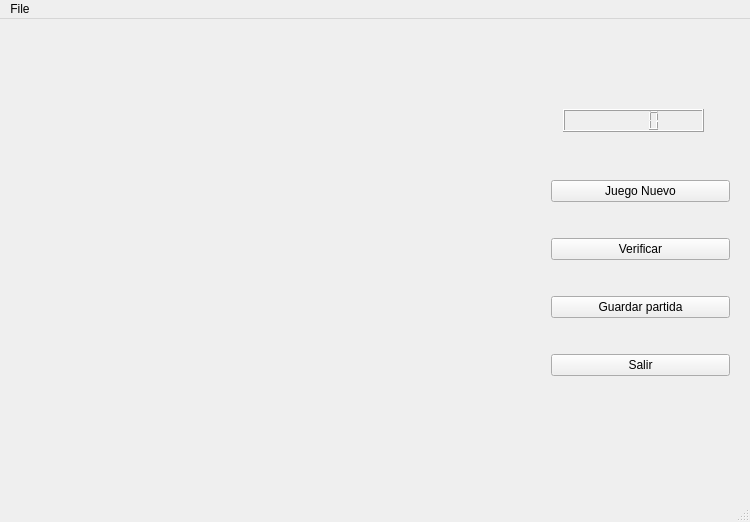
<?xml version="1.0" encoding="UTF-8"?>
<ui version="4.0">
 <class>QTablero</class>
 <widget class="QMainWindow" name="QTablero">
  <property name="geometry">
   <rect>
    <x>0</x>
    <y>0</y>
    <width>750</width>
    <height>522</height>
   </rect>
  </property>
  <property name="acceptDrops">
   <bool>true</bool>
  </property>
  <property name="windowTitle">
   <string>QTablero</string>
  </property>
  <widget class="QWidget" name="centralWidget">
   <widget class="QWidget" name="verticalLayoutWidget">
    <property name="geometry">
     <rect>
      <x>540</x>
      <y>120</y>
      <width>201</width>
      <height>281</height>
     </rect>
    </property>
    <layout class="QVBoxLayout" name="verticalLayout">
     <item>
      <widget class="QPushButton" name="pushButton_2">
       <property name="text">
        <string>Juego Nuevo</string>
       </property>
      </widget>
     </item>
     <item>
      <widget class="QPushButton" name="pushButton">
       <property name="text">
        <string>Verificar</string>
       </property>
       <property name="icon">
        <iconset resource="images.qrc">
         <normaloff>:/images/0.png</normaloff>:/images/0.png</iconset>
       </property>
       <property name="iconSize">
        <size>
         <width>50</width>
         <height>50</height>
        </size>
       </property>
      </widget>
     </item>
     <item>
      <widget class="QPushButton" name="pushButton_4">
       <property name="text">
        <string>Guardar partida</string>
       </property>
      </widget>
     </item>
     <item>
      <widget class="QPushButton" name="pushButton_6">
       <property name="text">
        <string>Salir</string>
       </property>
      </widget>
     </item>
    </layout>
   </widget>
   <widget class="QWidget" name="gridLayoutWidget">
    <property name="geometry">
     <rect>
      <x>20</x>
      <y>20</y>
      <width>511</width>
      <height>401</height>
     </rect>
    </property>
    <layout class="QGridLayout" name="gridLayout"/>
   </widget>
   <widget class="QWidget" name="horizontalLayoutWidget">
    <property name="geometry">
     <rect>
      <x>310</x>
      <y>440</y>
      <width>431</width>
      <height>41</height>
     </rect>
    </property>
    <layout class="QHBoxLayout" name="horizontalLayout"/>
   </widget>
   <widget class="QWidget" name="gridLayoutWidget_2">
    <property name="geometry">
     <rect>
      <x>539</x>
      <y>10</y>
      <width>201</width>
      <height>71</height>
     </rect>
    </property>
    <layout class="QGridLayout" name="gridLayout_2"/>
   </widget>
   <widget class="QLCDNumber" name="lcdNumber">
    <property name="geometry">
     <rect>
      <x>563</x>
      <y>90</y>
      <width>141</width>
      <height>23</height>
     </rect>
    </property>
   </widget>
  </widget>
  <widget class="QStatusBar" name="statusBar"/>
  <widget class="QMenuBar" name="menuBar">
   <property name="geometry">
    <rect>
     <x>0</x>
     <y>0</y>
     <width>750</width>
     <height>21</height>
    </rect>
   </property>
   <widget class="QMenu" name="menuFile">
    <property name="title">
     <string>File</string>
    </property>
    <addaction name="separator"/>
    <addaction name="actionExit"/>
   </widget>
   <addaction name="menuFile"/>
  </widget>
  <action name="actionQuit_2">
   <property name="text">
    <string>Quit</string>
   </property>
  </action>
  <action name="actionExit">
   <property name="text">
    <string>Exit</string>
   </property>
  </action>
 </widget>
 <layoutdefault spacing="6" margin="11"/>
 <resources>
  <include location="images.qrc"/>
 </resources>
 <connections/>
</ui>
